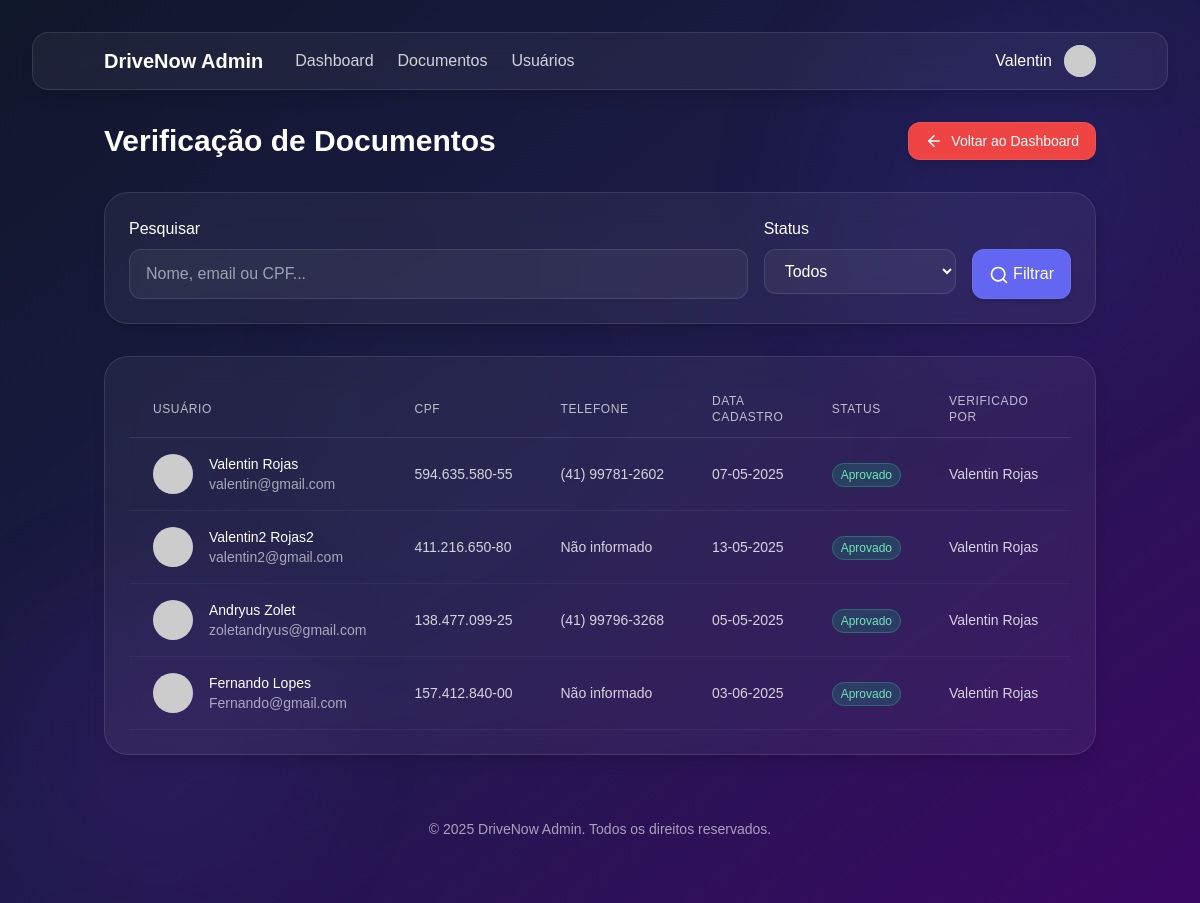
/drivenow/admin/usuarios.php (signed in), run on the app's committed database.
### tables this page shows
CREATE TABLE `conta_usuario` (
  `id` int(11) NOT NULL,
  `is_admin` tinyint(1) NOT NULL DEFAULT 0,
  `primeiro_nome` varchar(50) DEFAULT NULL,
  `segundo_nome` varchar(50) DEFAULT NULL,
  `telefone` varchar(20) DEFAULT NULL,
  `e_mail` varchar(100) DEFAULT NULL,
  `senha` varchar(255) DEFAULT NULL,
  `data_de_entrada` date DEFAULT NULL,
  `foto_perfil` varchar(255) DEFAULT NULL,
  `cpf` varchar(14) DEFAULT NULL COMMENT 'CPF do usuário',
  `foto_cnh_frente` varchar(255) DEFAULT NULL COMMENT 'Caminho para foto da CNH (frente)',
  `foto_cnh_verso` varchar(255) DEFAULT NULL COMMENT 'Caminho para foto da CNH (verso)',
  `status_docs` enum('pendente','verificando','aprovado','rejeitado') NOT NULL DEFAULT 'pendente' COMMENT 'Status da verificação dos documentos',
  `data_verificacao` datetime DEFAULT NULL COMMENT 'Data da última verificação',
  `admin_verificacao` int(11) DEFAULT NULL COMMENT 'ID do admin que verificou os documentos',
  `tem_cnh` tinyint(1) NOT NULL DEFAULT 0 COMMENT 'Se o usuário possui CNH',
  `cadastro_completo` tinyint(1) NOT NULL DEFAULT 0 COMMENT 'Se o usuário completou o cadastro com documentos',
  `observacoes_docs` text DEFAULT NULL COMMENT 'Observações da verificação',
  `mensagens_nao_lidas` int(11) NOT NULL DEFAULT 0,
  `media_avaliacao_proprietario` decimal(3,1) DEFAULT NULL,
  `total_avaliacoes_proprietario` int(11) DEFAULT 0,
  `media_avaliacao_locatario` decimal(3,1) DEFAULT NULL,
  `total_avaliacoes_locatario` int(11) DEFAULT 0
);

### drivenow/includes/auth.php (called while the page is built, shortened)
<?php
function getUsuario() {
    return $_SESSION['usuario'] ?? null;
}
?>

### drivenow/admin/usuarios.php (the view, shortened to what this page needs)
<?php
require_once '../includes/auth.php';
$usuario = getUsuario();
$filtroPesquisa = isset($_GET['search']) ? trim($_GET['search']) : '';
global $pdo;
try {
    $params = [];
    $query = "SELECT *
              FROM conta_usuario
              ORDER BY id";
    $stmt = $pdo->prepare($query);
    $stmt->execute($params);
    $usuarios = $stmt->fetchAll(PDO::FETCH_ASSOC);
    $nenhumUsuario = count($usuarios) === 0;
} catch (PDOException $e) {
    $_SESSION['notification'] = [
        'type' => 'error',
        'message' => 'Erro ao carregar usuarios: ' . $e->getMessage()
    ];
}
function getNomeAdmin($adminId) {
    global $pdo;
    try {
        $stmt = $pdo->prepare("SELECT CONCAT(primeiro_nome, ' ', segundo_nome) as nome_completo
                               FROM conta_usuario WHERE id = ?");
        $stmt->execute([$adminId]);
        $result = $stmt->fetch(PDO::FETCH_ASSOC);
        return $result ? $result['nome_completo'] : 'Admin #' . $adminId;
    } catch (PDOException $e) {
        return 'Admin #' . $adminId;
    }
}
?>
<!DOCTYPE html>
<html lang="pt-br">
<head>
    <script src="https://cdn.tailwindcss.com"></script>
</head>
<body class="min-h-screen bg-gradient-to-br from-slate-900 via-indigo-950 to-purple-950 text-white p-4 md:p-8 overflow-x-hidden">
    <div class="fixed top-0 right-0 w-96 h-96 rounded-full bg-indigo-700 opacity-10 blur-3xl -z-10 animate-pulse animate-pulse-15s"></div>
    <div class="fixed bottom-0 left-0 w-80 h-80 rounded-full bg-purple-700 opacity-10 blur-3xl -z-10 animate-pulse animate-pulse-20s"></div>
    <div class="fixed top-1/3 left-1/4 w-64 h-64 rounded-full bg-slate-700 opacity-5 blur-3xl -z-10 animate-pulse animate-pulse-25s"></div>
    <header class="backdrop-blur-md bg-white/5 border subtle-border rounded-2xl mb-8 shadow-lg overflow-hidden">
        <div class="container mx-auto px-4 py-3">
            <div class="flex justify-between items-center">
                <div class="flex items-center">
                    <h1 class="text-xl font-bold text-white mr-8">DriveNow Admin</h1>
                    <nav class="hidden md:flex space-x-6">
                        <a href="../vboard.php" class="text-white/80 hover:text-white transition-colors">Dashboard</a>
                        <a href="dadmin.php" class="text-white/80 hover:text-white transition-colors">Documentos</a>
                        <a href="usuarios.php" class="text-white/80 hover:text-white transition-colors">Usuários</a>
                    </nav>
                </div>
                <div class="flex items-center gap-3">
                    <span class="text-white hidden md:inline"><?= htmlspecialchars($usuario['primeiro_nome']) ?></span>
                    <div class="relative h-8 w-8 transition-transform hover:scale-110 rounded-full flex items-center justify-center bg-indigo-500 text-white overflow-hidden">
                        <?php if (isset($usuario['foto_perfil']) && !empty($usuario['foto_perfil'])): ?>
                            <img src="<?= htmlspecialchars($usuario['foto_perfil']) ?>" alt="Foto de Perfil" class="h-full w-full object-cover">
                        <?php else: ?>
                            <img src="https://api.dicebear.com/7.x/initials/svg?seed=<?= urlencode($usuario['primeiro_nome']) ?>&backgroundColor=818cf8&textColor=ffffff&fontSize=40" alt="Usuário" class="h-full w-full object-cover">
                        <?php endif; ?>
                    </div>
                </div>
            </div>
        </div>
    </header>
    <main class="container mx-auto">
        <div class="max-w-7xl mx-auto px-4">
            <div class="flex flex-col md:flex-row md:items-center justify-between mb-8 gap-4">
                <h2 class="text-2xl md:text-3xl font-bold text-white">Verificação de Documentos</h2>
                <a href="../vboard.php" class="bg-red-500 hover:bg-red-600 text-white rounded-xl transition-colors border border-red-400/30 px-4 py-2 text-sm font-medium shadow-md hover:shadow-lg flex items-center w-full md:w-auto justify-center">
                    <svg xmlns="http://www.w3.org/2000/svg" width="18" height="18" viewBox="0 0 24 24" fill="none" stroke="currentColor" stroke-width="2" stroke-linecap="round" stroke-linejoin="round" class="mr-2">
                        <path d="m12 19-7-7 7-7"></path>
                        <path d="M19 12H5"></path>
                    </svg>
                    Voltar ao Dashboard
                </a>
            </div>
            <div class="backdrop-blur-lg bg-white/5 border subtle-border rounded-3xl p-6 mb-8 shadow-lg">
                <div class="flex flex-col md:flex-row gap-4">
                    <div class="flex-1">
                        <form action="usuarios.php" method="GET" class="flex flex-col sm:flex-row gap-4">
                            <div class="flex-1">
                                <label for="search" class="block text-white font-medium mb-2">Pesquisar</label>
                                <input
                                    type="text"
                                    id="search"
                                    name="search"
                                    placeholder="Nome, email ou CPF..."
                                    class="w-full px-4 py-3 bg-white/5 border border-white/10 rounded-xl text-white focus:outline-none focus:ring-2 focus:ring-indigo-500/50"
                                    value="<?= htmlspecialchars($filtroPesquisa) ?>"
                                >
                            </div>
                            <div class="sm:w-48">
                                <label for="status" class="block text-white font-medium mb-2">Status</label>
                                <select
                                    name="filtro"
                                    id="filtro"
                                    onchange="this.form.submit()"
                                    class="w-full px-4 py-3 bg-white/5 border border-white/10 rounded-xl text-white focus:outline-none focus:ring-2 focus:ring-indigo-500/50"
                                >
                                    <option value="">Todos</option>
                                </select>
                            </div>
                            <div class="flex items-end">
                                <button type="submit" class="w-full px-4 py-3 bg-indigo-500 hover:bg-indigo-600 text-white font-medium rounded-xl transition-colors border border-indigo-400/30 shadow-md hover:shadow-lg">
                                    <svg xmlns="http://www.w3.org/2000/svg" width="20" height="20" viewBox="0 0 24 24" fill="none" stroke="currentColor" stroke-width="2" stroke-linecap="round" stroke-linejoin="round" class="inline-block">
                                        <circle cx="11" cy="11" r="8"></circle>
                                        <line x1="21" y1="21" x2="16.65" y2="16.65"></line>
                                    </svg>
                                    Filtrar
                                </button>
                            </div>
                        </form>
                    </div>
                </div>
            </div>
            <div class="backdrop-blur-lg bg-white/5 border subtle-border rounded-3xl p-6 shadow-lg">
                <?php if ($nenhumUsuario): ?>
                    <div class="text-center py-8">
                        <svg xmlns="http://www.w3.org/2000/svg" width="48" height="48" viewBox="0 0 24 24" fill="none" stroke="currentColor" stroke-width="2" stroke-linecap="round" stroke-linejoin="round" class="mx-auto text-white/30 mb-4">
                            <path d="M16 21v-2a4 4 0 0 0-4-4H6a4 4 0 0 0-4 4v2"></path>
                            <circle cx="9" cy="7" r="4"></circle>
                            <path d="M22 21v-2a4 4 0 0 0-3-3.87"></path>
                            <path d="M16 3.13a4 4 0 0 1 0 7.75"></path>
                        </svg>
                        <h3 class="text-xl font-medium text-white mb-2">Nenhum usuario encontrado</h3>
                        <p class="text-white/70">
                            <?php if ($filtroStatus || $filtroPesquisa): ?>
                                Tente alterar seus filtros de pesquisa.
                            <?php else: ?>
                                Não há documentos para verificação no momento.
                            <?php endif; ?>
                        </p>
                        <?php if ($filtroStatus || $filtroPesquisa): ?>
                            <a href="usuarios.php" class="inline-block mt-4 px-4 py-2 bg-indigo-500 hover:bg-indigo-600 text-white font-medium rounded-xl transition-colors border border-indigo-400/30 shadow-md hover:shadow-lg">
                                Limpar Filtros
                            </a>
                        <?php endif; ?>
                    </div>
                <?php else: ?>
                    <div class="overflow-x-auto">
                        <table class="w-full min-w-full">
                            <thead>
                                <tr class="border-b border-white/10">
                                    <th class="px-6 py-3 text-left text-xs font-medium text-white/70 uppercase tracking-wider">Usuário</th>
                                    <th class="px-6 py-3 text-left text-xs font-medium text-white/70 uppercase tracking-wider">CPF</th>
                                    <th class="px-6 py-3 text-left text-xs font-medium text-white/70 uppercase tracking-wider">Telefone</th>
                                    <th class="px-6 py-3 text-left text-xs font-medium text-white/70 uppercase tracking-wider">Data Cadastro</th>
                                    <th class="px-6 py-3 text-left text-xs font-medium text-white/70 uppercase tracking-wider">Status</th>
                                    <th class="px-6 py-3 text-left text-xs font-medium text-white/70 uppercase tracking-wider">Verificado por</th>
                                    <th class="px-6 py-3 text-left text-xs font-medium text-white/70 uppercase tracking-wider">Data Verificacao</th>
                                </tr>
                            </thead>
                            <tbody>
                                <?php foreach ($usuarios as $user): ?>
                                    <tr class="border-b border-white/5 hover:bg-white/5">
                                        <td class="px-6 py-4 whitespace-nowrap">
                                            <div class="flex items-center">
                                                <div class="h-10 w-10 rounded-full overflow-hidden bg-indigo-500/30 flex items-center justify-center">
                                                    <img src="https://api.dicebear.com/7.x/initials/svg?seed=<?= urlencode($user['primeiro_nome']) ?>&backgroundColor=818cf8&textColor=ffffff&fontSize=40" alt="Usuário" class="h-full w-full object-cover">
                                                </div>
                                                <div class="ml-4">
                                                    <div class="text-sm font-medium text-white"><?= htmlspecialchars($user['primeiro_nome'] . ' ' . $user['segundo_nome']) ?></div>
                                                    <div class="text-sm text-white/60"><?= htmlspecialchars($user['e_mail']) ?></div>
                                                </div>
                                            </div>
                                        </td>
                                        <td class="px-6 py-4 whitespace-nowrap text-sm text-white/80">
                                            <?= htmlspecialchars($user['cpf'] ?: 'Não informado') ?>
                                        </td>
                                        <td class="px-6 py-4 whitespace-nowrap text-sm text-white/80">
                                            <?= htmlspecialchars($user['telefone'] ?: 'Não informado') ?>
                                        </td>
                                        <td class="px-6 py-4 whitespace-nowrap text-sm text-white/80">
                                            <?= $user['data_de_entrada'] ? date('d-m-Y', strtotime($user['data_de_entrada'])) : 'Não informado' ?>
                                        </td>
                                        <td class="px-6 py-4 whitespace-nowrap">
                                            <?php if ($user['status_docs'] === 'aprovado'): ?>
                                                <span class="px-2 py-1 text-xs rounded-full bg-emerald-500/20 text-emerald-300 border border-emerald-400/30">
                                                    Aprovado
                                                </span>
                                            <?php elseif ($user['status_docs'] === 'rejeitado'): ?>
                                                <span class="px-2 py-1 text-xs rounded-full bg-red-500/20 text-red-300 border border-red-400/30">
                                                    Rejeitado
                                                </span>
                                            <?php else: ?>
                                                <span class="px-2 py-1 text-xs rounded-full bg-amber-500/20 text-amber-300 border border-amber-400/30">
                                                    Pendente
                                                </span>
                                            <?php endif; ?>
                                        </td>
                                        <td class="px-6 py-4 whitespace-nowrap text-sm text-white/80">
                                            <?= $user['admin_verificacao'] ? htmlspecialchars(getNomeAdmin($user['admin_verificacao'])) : '-' ?>
                                        </td>
                                        <td class="px-6 py-4 whitespace-nowrap text-sm text-white/80">
                                        </td>
                                    </tr>
                                <?php endforeach; ?>
                            </tbody>
                        </table>
                    </div>
                <?php endif; ?>
            </div>
        </div>
    </main>
    <footer class="container mx-auto mt-16 px-4 pb-8 text-center text-white/60 text-sm">
        <p>© <script>document.write(new Date().getFullYear())</script> DriveNow Admin. Todos os direitos reservados.</p>
    </footer>
</body>
</html>

### drivenow/admin/usuarios.php (style rules this page uses)
body { font-family: sans-serif; }
.animate-pulse-15s { animation-duration: 15s; }
.animate-pulse-20s { animation-duration: 20s; }
.animate-pulse-25s { animation-duration: 25s; }
.subtle-border { border-color: rgba(255, 255, 255, 0.1); }
option { background-color: #1e293b !important; color: white !important; }

### data on the page
conta_usuario: primeiro_nome "Valentin", primeiro_nome+segundo_nome "Valentin Rojas", e_mail "valentin@gmail.com", cpf "594.635.580-55", telefone "(41) 99781-2602", data_de_entrada "07-05-2025", status_docs "Aprovado", admin_verificacao "Valentin Rojas"
conta_usuario: primeiro_nome+segundo_nome "Valentin2 Rojas2", e_mail "valentin2@gmail.com", cpf "411.216.650-80", telefone "Não informado", data_de_entrada "13-05-2025", status_docs "Aprovado", admin_verificacao "Valentin Rojas"
conta_usuario: primeiro_nome+segundo_nome "Andryus Zolet", e_mail "zoletandryus@gmail.com", cpf "138.477.099-25", telefone "(41) 99796-3268", data_de_entrada "05-05-2025", status_docs "Aprovado", admin_verificacao "Valentin Rojas"
conta_usuario: primeiro_nome+segundo_nome "Fernando Lopes", e_mail "Fernando@gmail.com", cpf "157.412.840-00", telefone "Não informado", data_de_entrada "03-06-2025", status_docs "Aprovado", admin_verificacao "Valentin Rojas"
